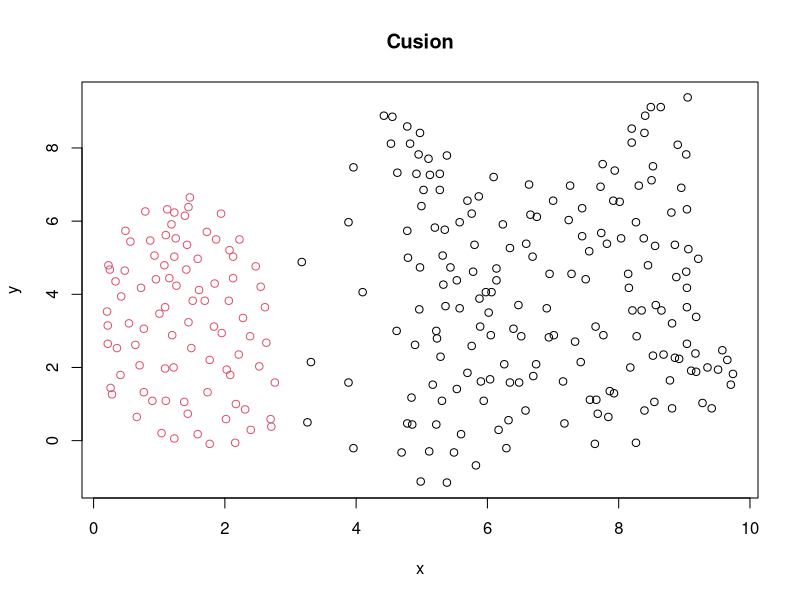
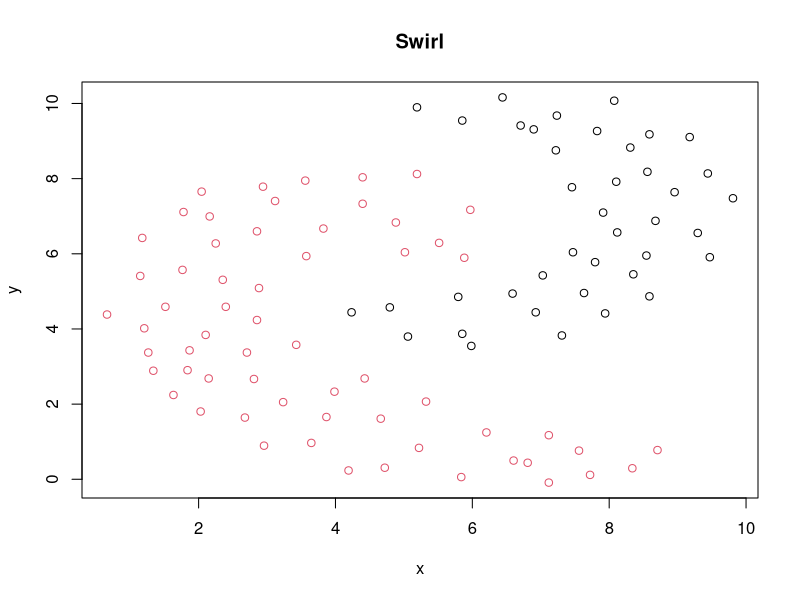
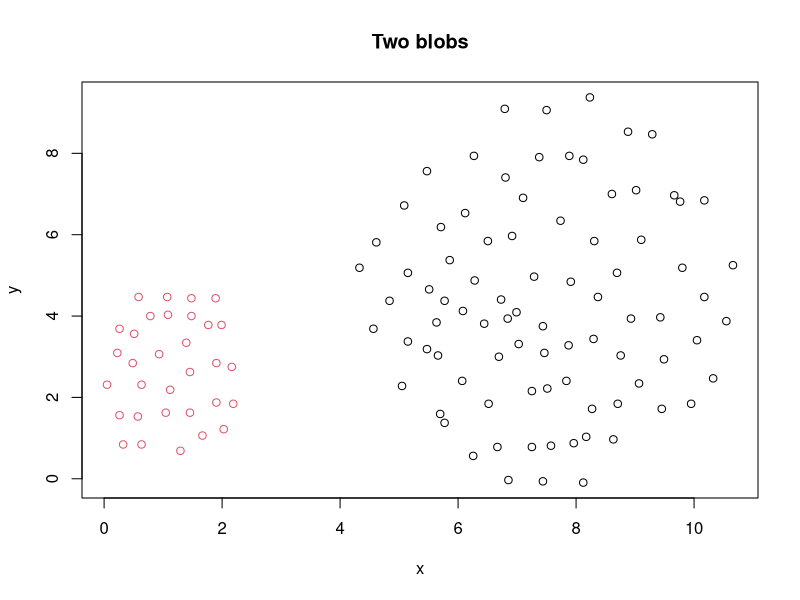

Source code (R) for these figures, in order:
# Make plots for README

setwd("~/git_repos/cluster-examples/")

# cusion
dat01 <- read.table("data/01cusion.csv",
                    header=T,
                    sep=",")
#png("img/cusion.png", width=6, height=4.5, units = "in", res=75)
plot(y~x,
     col=as.numeric(as.factor(group)),
     data=dat01,
     main="Cusion")
#dev.off()

# swirl
dat02 <- read.table("data/02swirl.csv",
                    header=T,
                    sep=",")
#png("img/swirl.png", width=5, height=5, units = "in", res=75)
plot(y~x,
     col=as.numeric(as.factor(group)),
     data=dat02,
     main="Swirl")
#dev.off()


# two blobs
dat03 <- read.table("data/03twoBlobs.csv",
                    header=T,
                    sep=",")
#png("img/twoBlobs.png", width=6, height=4.5, units = "in", res=75)
plot(y~x,
     col=as.numeric(as.factor(group)),
     data=dat03,
     main="Two blobs")
#dev.off()
